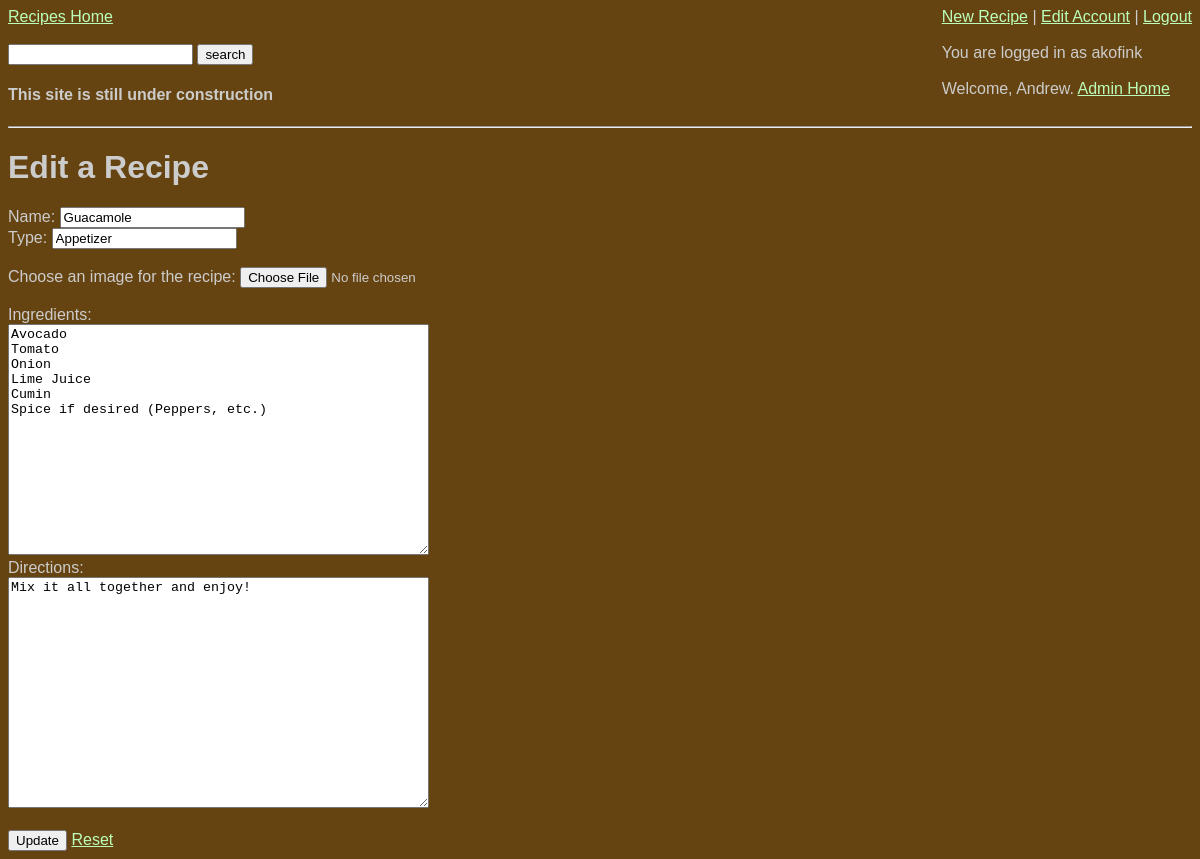
Page /editRecipe.php?indx=4 (signed in) on the committed database.
### tables this page shows
CREATE TABLE `recipes` (
  `indx` int(10) NOT NULL AUTO_INCREMENT,
  `title` varchar(100) DEFAULT NULL,
  `user` varchar(50) DEFAULT NULL,
  `type` varchar(100) DEFAULT NULL,
  `imageLocation` varchar(500) DEFAULT NULL,
  `ingredients` varchar(5000) DEFAULT NULL,
  `directions` varchar(5000) DEFAULT NULL,
  PRIMARY KEY (`indx`)
);

### auth.php (the view, shortened to what this page needs)
<?php
class Recipe {
    function displayEditRecipeForm($indx="", $title="", $type="", $image="", $ingredients="", $directions="") {
        echo '
            <h1>Edit a Recipe</h1>
            <form enctype="multipart/form-data" action="editRecipe.php" method="post">
                <input type="hidden" name="indx" value='.$indx.' />
                <label for="title">Name: </label><input type="text" name="title" id="title" value="'.$title.'" /><br />
                <label for="type">Type: </label><input type="text" name="type" id="type" value="'.$type.'" /><br /><br />
                <input type="hidden" name="MAX_FILE_SIZE" value="512000" />
                <label for="image">Choose an image for the recipe: </label>
                <input name="image" id="image" type="file" value="'.$image.'" /><br /><br />
                <label for="ingredients">Ingredients:</label><br />
                <textarea rows="15" cols="50" name="ingredients" id="ingredients">'.$ingredients.'</textarea><br />
                <label for="directions">Directions:</label><br />
                <textarea rows="15" cols="50" name="directions" id="directions">'.$directions.'</textarea><br /><br />
                <input type="submit" value="Update" />
                <a href="getNewInfo.php">Reset</a>
            </form>
            ';
    }
}
?>

### recipestyle.css (style rules this page uses)
body { background-color:#641; color:#ccc; font-size:16px; font-family:helvetica, sans-serif; }
a:link { color:#bfb; }
form { display:inline; }

### rows in the picture
recipes: title "Guacamole", type "Appetizer", ingredients "Avocado Tomato Onion Lime Juice Cumin Spice if desired (Peppers, etc.)", directions "Mix it all together and enjoy!"

### other values in the picture
$_SESSION['currentUser']->username "akofink"
$_SESSION['currentUser']->firstname "Andrew"
